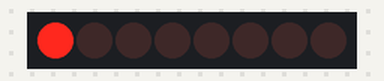
This sketch was run on a simulated Arduino Uno, built with avr-gcc and run on an emulated ATmega328P. Parts: 8 shift-register outputs drawn as a row of LEDs (first output left, lit = HIGH). Wiring (inferred from the names in the program): shift register (74HC595): data pin 10; shift clock pin 9; latch pin 8. Wiring (inferred from the signals the program sends): row of LEDs: on Q0, Q1, Q2, Q3, Q4, Q5, Q6, Q7.

Above: at 0.02 s.
At 0.37 s:
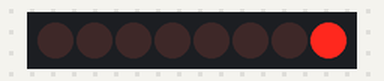
At 0.72 s:
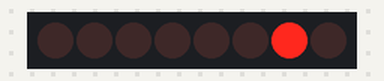
At 1.47 s:
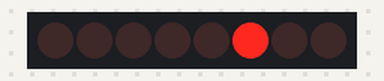
At 2.18 s:
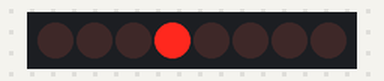
At 2.93 s:
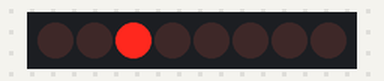
Timing chart, 0 to 3.2 s (numbered marks = the images above):
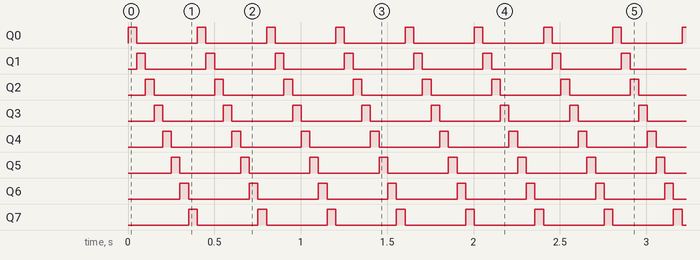

The sketch:

SerialInParallelOut.ino
```cpp
// Pin connected to SRCLK of 74HC595
const byte latchPin = 8;
// Pin connected to RCLK of 74HC595
const byte clockPin = 9;
// Pin connected to SER of 74HC595
const byte dataPin = 10;
// our outptut byte
byte outByte = 0;
void setup() {
// set pins as output
pinMode(latchPin, OUTPUT);
pinMode(clockPin, OUTPUT);
pinMode(dataPin, OUTPUT);
}
void loop() {
for (byte i = 0; i < 8; i++) {
outByte = 0;
bitSet(outByte,i); // same as outByte <<= i;
// Set the latchPin to LOW so that you the outputs don't change
// while you are sending the bits in. This is something like
// closing the curtain while you make a costume change ...
digitalWrite(latchPin, LOW);
// Send the bits in as a whole byte. Choose MSBFIRST
// (send in the bits of your outByte starting with the most
// significant bit first) or LSBFIRST (send in the bits of your
// outByte starting with the least significant bit).
shiftOut(dataPin, clockPin, MSBFIRST, outByte);
// Set the latchPin to HIGH so that the outputs will be presented.
// This is something like opening the curtain when you are finished
// with your costume change ...
digitalWrite(latchPin, HIGH);
// delay for a little bit
delay(50);
}
}
```

Measured:
- by itself, Q0–7: alternates HIGH for 0.05 s and LOW for 0.35 s
- by itself, everything shown: repeats every 0.40 s, in 8 steps
